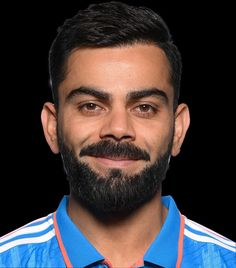
#> input picture model/test_images/8267e29f161820a9621fdf15a6be83dd.jpg, 236 x 268 px, found by its file name
$ jupyter execute --allow-errors 'Sports Celeb Image Classification.ipynb'   (shell and % lines are left out)
#> lines starting #> are read from the running program, lines starting #| are printed output that depends on the picture; after the words box and inside, x2 and y2 are one past the last pixel; in counts of white or black regions, pixels touching at a corner belong together
# SPORTS CELEBS IMAGE CLASSIFICATION
---

##### Importing required packages and libaries
---

[cell 1]
import numpy as np
import cv2
import matplotlib
from matplotlib import pyplot as plt

##### (1) Preprocessing: Detect face and eyes
---

When we look at any image, most of the time we identify a person using a face. An image might contain multiple faces, also the face can be obstructed and not clear. The first step in our pre-processing pipeline is to detect faces from an image. Once face is detected, we will detect eyes, if two eyes are detected then only we keep that image otherwise discard it.

We will use haar cascade from opencv for this.

[cell 2]
img = cv2.imread("C:\\Sports Celeb Classifier\\model\\test_images\\8267e29f161820a9621fdf15a6be83dd.jpg")
#> img is the input picture: shape (268, 236, 3); mean B, G, R 60.3, 58.5, 65.5
img.shape
#> Out = (268, 236, 3)

[cell 3]
img

[cell 4]
plt.imshow(img)
plt.show()

[cell 5]
gray = cv2.cvtColor(img, cv2.COLOR_BGR2GRAY)
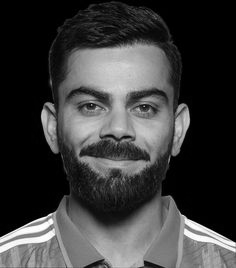
#> gray: shape (268, 236); min 0, max 255, mean 60.8
gray.shape
#> Out = (268, 236)

[cell 6]
gray

[cell 7]
plt.imshow(gray, cmap='gray')

[cell 8]
face_cascade = cv2.CascadeClassifier('C://Sports Celeb Classifier//model//opencv//haarcascade_frontalface_default.xml')
eye_cascade = cv2.CascadeClassifier('C://Sports Celeb Classifier//model//opencv//haarcascade_eye.xml')

faces = face_cascade.detectMultiScale(gray, 1.3, 5)
#> faces = [[45, 50, 144, 144]]
faces
#> Out = [[45, 50, 144, 144]]

[cell 9]
(x,y,w,h) = faces[0]
#> x = 45; y = 50; w = 144; h = 144
x,y,w,h
#> Out = (45, 50, 144, 144)

[cell 10]
face_img = cv2.rectangle(img,(x,y),(x+w,y+h),(255,0,0),2)
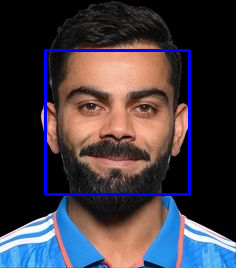
#> face_img: shape (268, 236, 3); mean B, G, R 66.3, 57.5, 64
plt.imshow(face_img)
plt.show()

[cell 11]
cv2.destroyAllWindows()
for (x,y,w,h) in faces:
    face_img = cv2.rectangle(img,(x,y),(x+w,y+h),(255,0,0),2)
    roi_gray = gray[y:y+h, x:x+w]
    roi_color = face_img[y:y+h, x:x+w]
    eyes = eye_cascade.detectMultiScale(roi_gray)
    for (ex,ey,ew,eh) in eyes:
        cv2.rectangle(roi_color,(ex,ey),(ex+ew,ey+eh),(0,255,0),2)
#> this loop made 1 pass
#> (x, y, w, h, eyes) on pass 1: (45, 50, 144, 144, [[27, 39, 33, 33], [82, 40, 36, 36]])
#> pass 1, `roi_gray = gray[y:y+h, x:x+w]`:
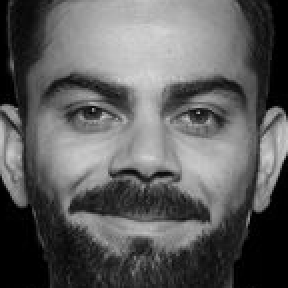
#> roi_gray: shape (144, 144) (shown 2 times larger); min 0, max 213, mean 93.8
#> pass 1, `roi_color = face_img[y:y+h, x:x+w]`:
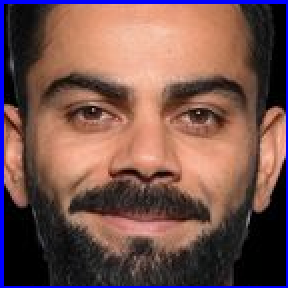
#> roi_color: shape (144, 144, 3) (shown 2 times larger); mean B, G, R 78.6, 82.9, 117.4
#> after the loop:
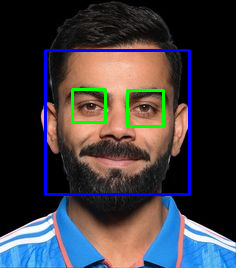
#> img: shape (268, 236, 3); 1.3% of pixels changed, all inside (x1, y1, x2, y2) = (71, 88, 165, 128)
#> after the loop:
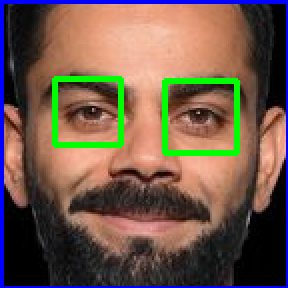
#> roi_color: shape (144, 144, 3) (shown 2 times larger); 3.95% of pixels changed, all inside (x1, y1, x2, y2) = (26, 38, 120, 78)


plt.figure()
plt.imshow(face_img, cmap='gray')
plt.show()

##### (2) Preprocessing: Crop the facial region of the image
---

[cell 12]
plt.imshow(roi_color, cmap='gray')
plt.show()

##### (3) Preprocessing: Use wavelet transform as a feature for traning our model
---

In wavelet transformed image, we can see edges clearly and that can give us clues on various facial features such as eyes, nose, lips etc

[cell 13]
import numpy as np
import pywt
import cv2

def w2d(img, mode='haar', level=1):
    imArray = img
    #Datatype conversions
    #convert to grayscale
    imArray = cv2.cvtColor( imArray,cv2.COLOR_RGB2GRAY )
    #convert to float
    imArray =  np.float32(imArray)
    imArray /= 255;
    # compute coefficients
    coeffs=pywt.wavedec2(imArray, mode, level=level)

    #Process Coefficients
    coeffs_H=list(coeffs)
    coeffs_H[0] *= 0;

    # reconstruction
    imArray_H=pywt.waverec2(coeffs_H, mode);
    imArray_H *= 255;
    imArray_H =  np.uint8(imArray_H)

    return imArray_H

WE can see above a wavelet transformed image that gives clues on facial features such as eyes, nose, lips etc. This along with raw pixel image can be used as an input for the classifier

##### (3) Preprocessing: Load image, detect face. If eyes >=2, then save and crop the face region
---

A python function that can take input image and returns cropped image (if face and eyes >=2 are detected)

#> (a cell that did not finish here is left out)

[cell 15]
def get_cropped_image_if_2_eyes(image_path):
    img = cv2.imread(image_path)
    gray = cv2.cvtColor(img, cv2.COLOR_BGR2GRAY)
    faces = face_cascade.detectMultiScale(gray, 1.3, 5)
#> faces = [[45, 50, 144, 144]]
    for (x,y,w,h) in faces:
        roi_gray = gray[y:y+h, x:x+w]
        roi_color = img[y:y+h, x:x+w]
        eyes = eye_cascade.detectMultiScale(roi_gray)
        if len(eyes) >= 2:
            return roi_color
#> this loop made 1 pass
#> pass 1, in get_cropped_image_if_2_eyes, `roi_color = img[y:y+h, x:x+w]`:
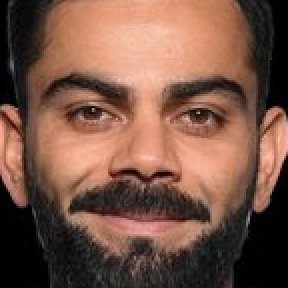
#> roi_color: shape (144, 144, 3) (shown 2 times larger); mean B, G, R 69.8, 85, 120.4

[cell 16]
cropped_image = get_cropped_image_if_2_eyes('C:\\Sports Celeb Classifier\\model\\test_images\\8267e29f161820a9621fdf15a6be83dd.jpg')
plt.imshow(cropped_image)
plt.show()

#### In below image face is not very clear and it doesn't have two eyes clearly visible

[cell 17]
org_image_obstructed = cv2.imread("C:\\Sports Celeb Classifier\\model\\test_images\\c8159a22643301a1bf05aa548057e7c3.jpg")
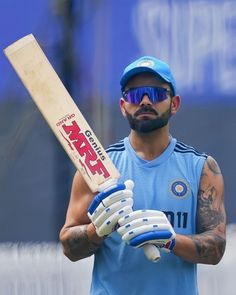
#> input picture model/test_images/c8159a22643301a1bf05aa548057e7c3.jpg, 236 x 295 px, found by its file name
#> org_image_obstructed is the input picture: shape (295, 236, 3); mean B, G, R 155.9, 123.1, 111.1
plt.imshow(org_image_obstructed)
plt.show()

[cell 18]
cropped_image_no_2_eyes = get_cropped_image_if_2_eyes("C:\\Sports Celeb Classifier\\model\\test_images\\c8159a22643301a1bf05aa548057e7c3.jpg")
#> in get_cropped_image_if_2_eyes (call 2), `gray = cv2.cvtColor(img, cv2.COLOR_BGR2GRAY)`:
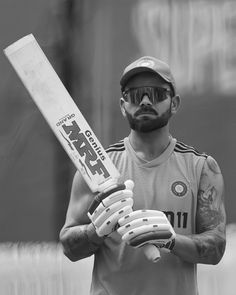
#> gray: shape (295, 236); min 9, max 254, mean 123.3
#> in get_cropped_image_if_2_eyes (call 2), `faces = face_cascade.detectMultiScale(gray, 1.3, 5)`: faces = ()
cropped_image_no_2_eyes

[cell 19]
path_to_data = "C:\\Sports Celeb Classifier\\model\\dataset\\"
path_to_cr_data = "C:\\Sports Celeb Classifier\\model\\dataset\\cropped\\"

[cell 20]
import os
img_dirs = []
for entry in os.scandir(path_to_data):
    if entry.is_dir():
        img_dirs.append(entry.path)

[cell 21]
img_dirs

[cell 22]
import shutil
if os.path.exists(path_to_cr_data):
     shutil.rmtree(path_to_cr_data)
os.mkdir(path_to_cr_data)

[cell 23]
cropped_image_dirs = []
celebrity_file_names_dict = {}

#> (the rest of this cell did not finish here and is left out)

        if roi_color is not None:
            cropped_folder = path_to_cr_data + celebrity_name
            if not os.path.exists(cropped_folder):
                os.makedirs(cropped_folder)
                cropped_image_dirs.append(cropped_folder)
                print("Generating cropped images in folder: ",cropped_folder)

            cropped_file_name = celebrity_name + str(count) + ".png"
            cropped_file_path = cropped_folder + "\\" + cropped_file_name

            cv2.imwrite(cropped_file_path, roi_color)
            celebrity_file_names_dict[celebrity_name].append(cropped_file_path)
            count += 1

Now we have cropped folder under datasets folder that contains cropped images

Manually examining cropped folder and deleting any unwanted images

[cell 24]
celebrity_file_names_dict = {}
for img_dir in cropped_image_dirs:
    celebrity_name = img_dir.split('/')[-1]
    file_list = []
    for entry in os.scandir(img_dir):
        file_list.append(entry.path)
    celebrity_file_names_dict[celebrity_name] = file_list
celebrity_file_names_dict

[cell 25]
class_dict = {}
count = 0
for celebrity_name in celebrity_file_names_dict.keys():
    class_dict[celebrity_name] = count
    count = count + 1
class_dict
